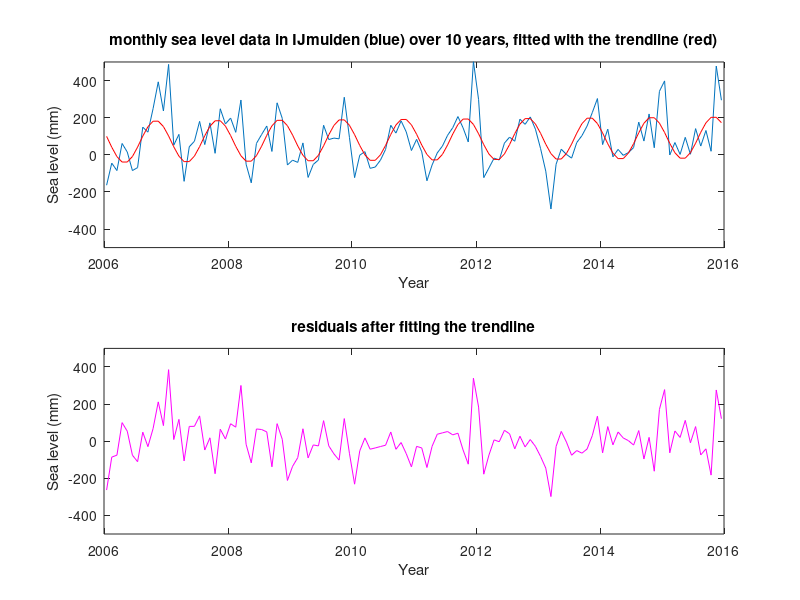

MATLAB code for this plot:
%% times of observation [years]
t    = [0 1 2 3 4 5]';
%% number of observations 
m  = length(t);
%% 3 sets of observed heights [m]
y1   = [  101.726   99.300   95.774   94.411   91.486   89.969]';
y2   = [  101.726   99.300   95.774   101.411   91.486   89.969]';
y3   = [  101.726   99.300   95.774   101.411   98.486   96.969]';

%% covariance matrix Qyy
Qyy = diag([1.2^2 1.2^2 0.3^2 0.3^2 0.3^2 0.3^2]);

%% design matrix
A   = [ones(m,1) t];
n   = 2;

%% calculate the BLUE for 5 different cases, and the overall model test

%% Case 1: using model E{y1}=A*x, D{y1}=Qyy
xhat1 = (A'/Qyy*A)\A'/Qyy*y1;
T1    = (y1-A*xhat1)'/Qyy*(y1-A*xhat1);
%% Case 2: using model E{y2}=A*x, D{y2}=Qyy
xhat2 = (A'/Qyy*A)\A'/Qyy*y2;
T2    = (y2-A*xhat2)'/Qyy*(y2-A*xhat2);
%% Case 3: using model E{y3}=A*x, D{y3}=Qyy
xhat3 = (A'/Qyy*A)\A'/Qyy*y3;
T3    = (y3-A*xhat3)'/Qyy*(y3-A*xhat3);
%% Case 4: using model E{y1}=A*x, D{y1}=1.2^2 *eye(m) 
%% variances of last two observations too small
Qyy4  = 0.3^2 * eye(m);
xhat4 = (A'/(Qyy4)*A)\A'/(Qyy4)*y1;
T4    = (y1-A*xhat4)'/(Qyy4)*(y1-A*xhat4);
%% Case 5: using model E{y1}=[ones(m,1)]*x, D{y1}=Qyy (wrong A-matrix)
A5    = [ones(m,1) t.^2];
xhat5 = (A5'/Qyy*A5)\A5'/Qyy*y1;
T5    = (y1-A5*xhat5)'/Qyy*(y1-A5*xhat5);

%% compute the threshold value for the overall model test, with alpha = 0.05
K     = chi2inv(0.95,m-n);



figure
subplot(321)
plot(t,y1,'xb')
hold on
plot(t,A*xhat1,'r')
legend('observations','fitted line')
set(gca,'xlim',[0 5.1],'ylim',[85 105])
xlabel('time [months]')
ylabel('height [meter]')
title('case 1')
text(0.5,87,['T = ' num2str(T1) ', K = ' num2str(K)])

subplot(322)
plot(t,y2,'xb')
hold on
plot(t,A*xhat2,'r')
set(gca,'xlim',[0 5.1],'ylim',[85 105])
xlabel('time [months]')
ylabel('height [meter]')
title('case 2')
text(0.5,87,['T = ' num2str(T2) ', K = ' num2str(K)])

subplot(323)
plot(t,y3,'xb')
hold on
plot(t,A*xhat3,'r')
set(gca,'xlim',[0 5.1],'ylim',[85 105])
xlabel('time [months]')
ylabel('height [meter]')
title('case 3')
text(0.5,87,['T = ' num2str(T3) ', K = ' num2str(K)])


subplot(324)
plot(t,y1,'xb')
hold on
plot(t,A*xhat4,'r')
set(gca,'xlim',[0 5.1],'ylim',[85 105])
xlabel('time [months]')
ylabel('height [meter]')
title('case 4')
text(0.5,87,['T = ' num2str(T4) ', K = ' num2str(K)])

subplot(325)
plot(t,y1,'xb')
hold on
plot(t,A*xhat5,'r')
set(gca,'xlim',[0 5.1],'ylim',[85 105])
xlabel('time [months]')
ylabel('height [meter]')
title('case 5')
text(0.5,87,['T = ' num2str(T5) ', K = ' num2str(K)])



% Import IJmuiden data
% Data  = importdata('Ijmuiden.txt');  
Data = dlmread('Ijmuiden.txt', ';');
     
%% vector of observations y, and times of observations T
y     = Data(:,2);
T     = Data(:,1);

%% number of observations and number  of unknowns
m     = length(y); % number of observations
n     = 4; % number of unknowns

%% vector DT contains the time differences 
%% with respect to first time of observation
DT   = T - T(1); % in years

%% 1. Define the design matrix A and covariance matrix Qyy
A    = [ones(m,1), DT, sin(2*pi*DT), cos(2*pi*DT)]; % design matrix (assume x=[l0 r a_s a_c]')
Qyy  = diag(repmat(50^2,m,1));       % covariance matrix of observations in [mm^2]

%% 2. ESTIMATE xhat (expression already given)
xhat = inv(A'*inv(Qyy)*A)*(A'*inv(Qyy)*y);  % BLUE of the parameters             

%% 3. CALCULATE yhat 
yhat = A*xhat;  % BLUE of the adjusted model 

%% 4. CALCULATE ehat
ehat = y-yhat;     % BLUE of residuals (ehat)      

%% 5. CALCULATE the test statistic Tq
Tq= (y-A*xhat)'/Qyy*(y-A*xhat);   % overall model test statsitic

%% 6. CALCULATE the critical value K
alpha=0.05; % level of significance of the OMT
K=chi2inv(1-alpha,m-n);  % critical value for OMT


%% Plot the results
subplot(211)
plot(T, y); 
hold on;
plot(T, yhat, 'Color', 'red');
set(gca,'ylim',[-500 500])
title('monthly sea level data in IJmuiden (blue) over 10 years, fitted with the trendline (red)')
xlabel('Year'); 
ylabel('Sea level (mm)');

subplot(212)
plot(T, ehat,'m'); 
set(gca,'ylim',[-500 500])
title('residuals after fitting the trendline')
xlabel('Year'); 
ylabel('Sea level (mm)');